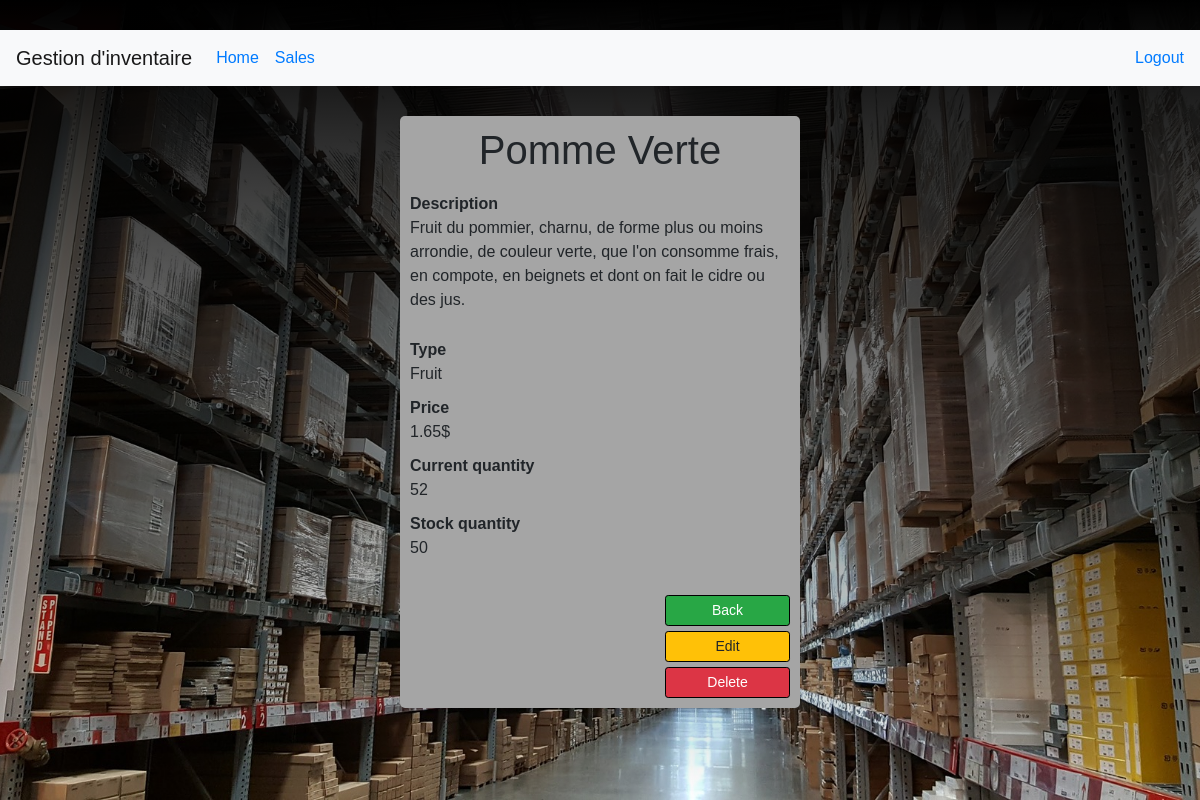
Page /product/14 (signed in) on the committed database.
### gestionInventaire/models.py (models this page shows, shortened)
class Product(models.Model):
    name = models.CharField(max_length=100, blank = False)
    description = models.CharField(max_length=200)
    product_type = models.CharField(max_length=100)
    price = models.DecimalField(decimal_places = 2, max_digits = 6)
    current_quantity = models.IntegerField()
    stock_quantity = models.IntegerField()

### gestionInventaire/views.py (the view)
# urls.py: url(r'^product/(?P<pk>\d+)$', productView, name='product'),
@login_required(login_url='login')
def productView(request, pk):
    item = get_object_or_404(Product, pk=pk)
    return render(request, 'product.html', {'item': item})

### gestionInventaire/templates/product.html
{%extends 'base.html'%}
{% block body %}
<div class="form">
    <h1 class="form-title">{{ item.name }}</h1>
    <label class="form-label">Description</label>
    <p>{{ item.description }}</p>
    <label class="form-label">Type</label>
    <a>{{ item.product_type }}</a>
    <label class="form-label">Price</label>
    <span>{{ item.price }}$</span>
    <label class="form-label">Current quantity</label>
    <span>{{ item.current_quantity }}</span>
    <label class="form-label">Stock quantity</label>
    <span>{{ item.stock_quantity }}</span>
    <div class="form-btn-container">
        <a href="{% url 'index' %}" class="btn btn-success btn-sm form-btn">Back</a>
        <a href="{% url 'edit' item.pk %}" class="btn btn-warning btn-sm form-btn">Edit</a>
        <a href="{% url 'delete' item.pk %}" class="btn btn-danger btn-sm form-btn">Delete</a>
    </div>
</div>
{% endblock %}

### gestionInventaire/static/styles/styles.css (style rules this page uses)
:root { --z0clr: rgb(99, 99, 99); --z1clr: rgb(165, 165, 165); --z2clr: white; }
.form { display: flex; flex-direction: column; background-color: var(--z1clr); width: 400px; margin: 0px auto; padding: 10px; border-radius: 5px; }
.form-title { text-align: center; }
.form-label { font-weight: bold; padding: 0px; margin: 10px 0px 0px 0px; }
.form-btn-container { display: flex; flex-direction: column; width: 40%; margin-top: 30px; margin-left: auto; }
.form-btn { margin: 5px 0px 0px auto; width: 125px; border: 1px solid black; }

### rows in the picture
Product: name "Pomme Verte", description "Fruit du pommier, charnu, de forme plus ou moins arrondie, de couleur verte, que l'on consomme frais, en compote, en beignets et dont on fait le cidre ou des jus.", product_type "Fruit", price "1.65", current_quantity "52", stock_quantity "50"
